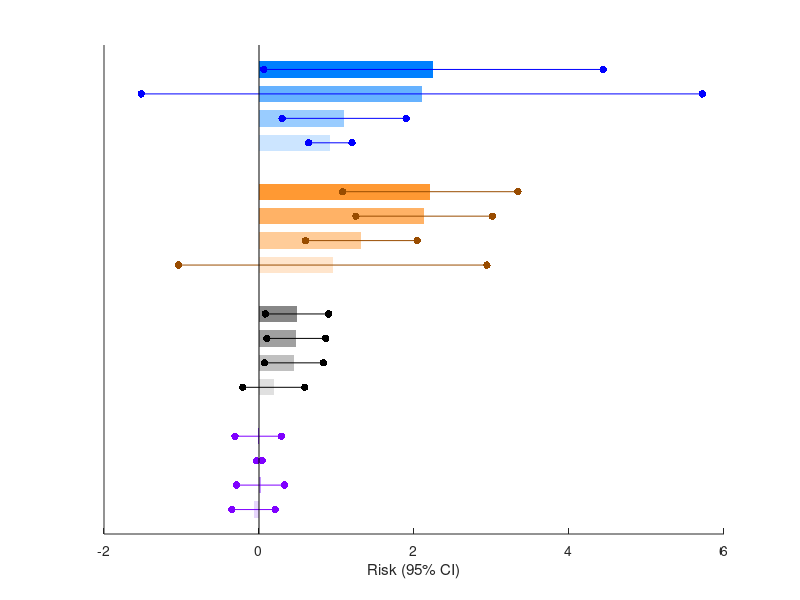

Recreate this plot in MATLAB. (Note: this script raises an error after producing the figure.)
%%

clc
clear
close all
set(0,'defaultfigurecolor','w')

figure_fontsize=18;

yy=-[2
     3.5
     5
     6.5
     
     8.5+1
     10+1
     11.5+1
     13+1
     
     15+2
     16.5+2
     18+2
     19.5+2
     
     21.5+3
     23+3
     24.5+3
     26+3];

xx1=[2.25 0.06 4.44
    2.10 -1.52 5.72
    1.10 0.30, 1.90
    0.92 0.64, 1.20
    
    2.21 1.08, 3.34
    2.13 1.25, 3.01
    1.32 0.60, 2.04
    0.95 -1.04, 2.94
    
    0.49 0.08, 0.90
    0.48 0.10, 0.86
    0.45 0.07, 0.83
    0.19 -0.21, 0.59
    
    0.01 -0.31, 0.29
    0.006 -0.03, 0.04
    0.02 -0.29, 0.33
    0.07 -0.35, 0.21];

oo1=[0
    0
    0
    0
    
    0
    0
    0
    0
    
    0
    0
    0
    0
    
    -0.01
    0
    0
    -0.07];

BarColor=[0 128 255
    102 178 255
    153 204 255
    204 229 255
    
    255 153 51
    255 178 102
    255 204 153
    255 229 204
    
    135 135 135
    160 160 160
    192 192 192
    224 224 224
    
    147 64 255
    165 100 255
    195 150 255
    230 213 252]/255;

MarkerColor=[0 0 255
    0 0 255
    0 0 255
    0 0 255
    
    153 76 0
    153 76 0
    153 76 0
    153 76 0
    
    0 0 0
    0 0 0
    0 0 0
    0 0 0
    
    127 0 255
    127 0 255
    127 0 255
    127 0 255]/255;


fig1=figure(1);
for i=1:length(yy)
    rectangle('Position',[oo1(i),yy(i),xx1(i,1),1],'FaceColor',BarColor(i,:),'EdgeColor','none')
    hold on
    scatter(xx1(i,2),yy(i)+0.5,30,MarkerColor(i,:),'o','filled')
    hold on
    scatter(xx1(i,3),yy(i)+0.5,30,MarkerColor(i,:),'o','filled')
    hold on
    linex=[xx1(i,2),xx1(i,3)];
    liney=[yy(i),yy(i)]+0.5;
    plot(linex,liney,'-','color',MarkerColor(i,:))
end
set(gca,'ytick',[],'yticklabel',[])

xref=[0 0];
yref=[0 -30];
plot(xref,yref,'-k')

xlabel('Risk (95% CI)')
fig1.Position = [475 79 286 898];
set(gca,'fontsize',figure_fontsize,'fontname','times new roman')



%%



yy=-[2
     3.5
     5
     6.5
     
     8.5+1
     10+1
     11.5+1
     13+1
     
     15+2
     16.5+2
     18+2
     19.5+2
     
     21.5+3
     23+3
     24.5+3
     26+3];

xx2=[1.70 0.83, 2.57
    1.37 0.37, 2.37
    1.10 0.30, 1.90
    0.92 0.64, 1.20
    
    1.57 1.12, 2.03
    0.92 0.43, 1.41
    0.41 0.11, 0.71
    0.91 0.04, 1.86
    
    0.58 0.31, 0.85
    0.44 0.18, 0.70
    0.23 -0.008, 0.47
    0.09 -0.85, 0.67
    
    0.008 -0.21, 0.23
    0.005 -0.04, 0.05
    0.02 -0.12, 0.16
    0.008 -0.17, 0.19];

oo2=[0
    0
    0
    0
    
    0
    0
    0
    0
    
    0
    0
    0
    -0.09
    
    0
    0
    0
    0];

BarColor=[0 128 255
    102 178 255
    153 204 255
    204 229 255
    
    255 153 51
    255 178 102
    255 204 153
    255 229 204
    
    135 135 135
    160 160 160
    192 192 192
    224 224 224
    
    147 64 255
    165 100 255
    195 150 255
    230 213 252]/255;


fig2=figure(2);
for i=1:length(yy)
    rectangle('Position',[oo2(i),yy(i),xx2(i,1),1],'FaceColor',BarColor(i,:),'EdgeColor','none')
    hold on
    scatter(xx2(i,2),yy(i)+0.5,30,'ok','filled')
    hold on
    scatter(xx2(i,3),yy(i)+0.5,30,'ok','filled')
    hold on
    linex=[xx2(i,2),xx2(i,3)];
    liney=[yy(i),yy(i)]+0.5;
    plot(linex,liney,'-k')
end
set(gca,'ytick',[],'yticklabel',[])

xref=[0 0];
yref=[0 -30];
plot(xref,yref,'-k')
xlim([-2,6])
xlabel('Risk (%)')
fig2.Position = [475 79 286 898];
set(gca,'fontsize',figure_fontsize,'fontname','times new roman')


%%



yy=-[2
     3.5
     5
     6.5
     
     8.5+1
     10+1
     11.5+1
     13+1
     
     15+2
     16.5+2
     18+2
     19.5+2
     
     21.5+3
     23+3
     24.5+3
     26+3];

xx3=[0.14 -0.26, 0.54
    0.38 -0.007, 0.77
    0.48 -0.11, 1.07
    0.60 -0.13, 1.33
    
    0.13 -0.49, 0.23
    0.38 -0.004, 0.76
    0.53 -0.07, 1.13
    0.22 -0.13, 0.57
    
    0.24 -0.10, 0.58
    0.33 -0.05, 0.71
    0.21 -0.13, 0.55
    0.12 -0.13, 0.37
    
    0.12 -0.20, 0.44
    0.009 -0.22, 0.24
    0.01 -0.14, 0.12
    0.015 -0.014, 0.044];

oo3=[0
    0
    0
    0
    
    -0.13
    0
    0
    0
    
    0
    0
    0
    0
    
    0
    0
    0
    0];

BarColor=[0 128 255
    102 178 255
    153 204 255
    204 229 255
    
    255 153 51
    255 178 102
    255 204 153
    255 229 204
    
    135 135 135
    160 160 160
    192 192 192
    224 224 224
    
    147 64 255
    165 100 255
    195 150 255
    230 213 252]/255;


fig3=figure(3);
for i=1:length(yy)
    rectangle('Position',[oo3(i),yy(i),xx3(i,1),1],'FaceColor',BarColor(i,:),'EdgeColor','none')
    hold on
    scatter(xx3(i,2),yy(i)+0.5,30,'ok','filled')
    hold on
    scatter(xx3(i,3),yy(i)+0.5,30,'ok','filled')
    hold on
    linex=[xx3(i,2),xx3(i,3)];
    liney=[yy(i),yy(i)]+0.5;
    plot(linex,liney,'-k')
end
set(gca,'ytick',[],'yticklabel',[])

xref=[0 0];
yref=[0 -30];
plot(xref,yref,'-k')
xlim([-2,6])
xlabel('Risk (%)')
fig3.Position = [475 79 286 898];
set(gca,'fontsize',figure_fontsize,'fontname','times new roman')

%%



yy=-[2
     3.5
     5
     6.5
     
     8.5+1
     10+1
     11.5+1
     13+1
     
     15+2
     16.5+2
     18+2
     19.5+2
     
     21.5+3
     23+3
     24.5+3
     26+3];

xx4=[1.26 -0.71, 3.23
    1.58 -1.96, 5.12
    0.93 -0.97, 2.83
    1.42 1.11, 1.73
    
    1.13 -0.63, 2.89
    0.44 -0.67, 1.55
    1.07 0.98, 1.16
    1.08 0.15, 2.01
    
    0.23 -0.34, 0.80
    0.23 -0.07, 0.53
    0.28 0.10, 0.46
    0.09 -0.05, 0.23
    
    0.04 -0.44, 0.52
    0.003 -0.11, 0.12
    0.02 0.01, 0.03
    0.02 -0.36, 0.32];

oo4=[0
    0
    0
    0
    
    0
    0
    0
    0
    
    0
    0
    0
    0
    
    0
    0
    0
    -0.02];

BarColor=[0 128 255
    102 178 255
    153 204 255
    204 229 255
    
    255 153 51
    255 178 102
    255 204 153
    255 229 204
    
    135 135 135
    160 160 160
    192 192 192
    224 224 224
    
    147 64 255
    165 100 255
    195 150 255
    230 213 252]/255;


fig4=figure(4);
for i=1:length(yy)
    rectangle('Position',[oo4(i),yy(i),xx4(i,1),1],'FaceColor',BarColor(i,:),'EdgeColor','none')
    hold on
    scatter(xx4(i,2),yy(i)+0.5,30,'ok','filled')
    hold on
    scatter(xx4(i,3),yy(i)+0.5,30,'ok','filled')
    hold on
    linex=[xx4(i,2),xx4(i,3)];
    liney=[yy(i),yy(i)]+0.5;
    plot(linex,liney,'-k')
end
set(gca,'ytick',[],'yticklabel',[])

xref=[0 0];
yref=[0 -30];
plot(xref,yref,'-k')
xlim([-2,6])
xlabel('Risk (%)')
fig4.Position = [475 79 286 898];
set(gca,'fontsize',figure_fontsize,'fontname','times new roman')





fig5=figure(5)
fig5.Position = [475 79 1500 898];
[ha,pos]=tight_subplot(1,4,[0.1 0.1],[0.1 0.1],[0.1,0.1])

axes(ha(2))

for i=1:length(yy)
    rectangle('Position',[oo1(i),yy(i),xx1(i,1),1],'FaceColor',BarColor(i,:),'EdgeColor','none')
    hold on
    scatter(xx1(i,2),yy(i)+0.5,30,MarkerColor(i,:),'o','filled')
    hold on
    scatter(xx1(i,3),yy(i)+0.5,30,MarkerColor(i,:),'o','filled')
    hold on
    linex=[xx1(i,2),xx1(i,3)];
    liney=[yy(i),yy(i)]+0.5;
    plot(linex,liney,'-','color',MarkerColor(i,:))
end
xlim([-2 6])
ylim([-30 0])
set(gca,'ytick',[],'yticklabel',[])
set(gca,'xtick',[-2:2:6],'xticklabel',[-2:2:6])
%xref=[0 0];
%yref=[0 -30];
%plot(xref,yref,'-k')

xlim([-2 6])

xlabel('Risk (95% CI)')
set(gca,'fontsize',figure_fontsize,'fontname','times new roman')

axes(ha(3))

for i=1:length(yy)
    rectangle('Position',[oo2(i),yy(i),xx2(i,1),1],'FaceColor',BarColor(i,:),'EdgeColor','none')
    hold on
    scatter(xx2(i,2),yy(i)+0.5,30,MarkerColor(i,:),'o','filled')
    hold on
    scatter(xx2(i,3),yy(i)+0.5,30,MarkerColor(i,:),'o','filled')
    hold on
    linex=[xx2(i,2),xx2(i,3)];
    liney=[yy(i),yy(i)]+0.5;
    plot(linex,liney,'-','color',MarkerColor(i,:))
end
set(gca,'ytick',[],'yticklabel',[])
set(gca,'xtick',[-2:2:6],'xticklabel',[-2:2:6])
xref=[0 0];
%yref=[0 -30];
%plot(xref,yref,'-k')
xlim([-2,6])
xlabel('Risk (95% CI)')

set(gca,'fontsize',figure_fontsize,'fontname','times new roman')


axes(ha(4))

for i=1:length(yy)
    rectangle('Position',[oo3(i),yy(i),xx3(i,1),1],'FaceColor',BarColor(i,:),'EdgeColor','none')
    hold on
    scatter(xx3(i,2),yy(i)+0.5,30,MarkerColor(i,:),'o','filled')
    hold on
    scatter(xx3(i,3),yy(i)+0.5,30,MarkerColor(i,:),'o','filled')
    hold on
    linex=[xx3(i,2),xx3(i,3)];
    liney=[yy(i),yy(i)]+0.5;
    plot(linex,liney,'-','color',MarkerColor(i,:))
end
set(gca,'ytick',[],'yticklabel',[])
set(gca,'xtick',[-2:2:6],'xticklabel',[-2:2:6])
%xref=[0 0];
%yref=[0 -30];
%plot(xref,yref,'-k')
xlim([-2,6])
xlabel('Risk (95% CI)')

set(gca,'fontsize',figure_fontsize,'fontname','times new roman')

axes(ha(1))

for i=1:length(yy)
    rectangle('Position',[oo4(i),yy(i),xx4(i,1),1],'FaceColor',BarColor(i,:),'EdgeColor','none')
    hold on
    scatter(xx4(i,2),yy(i)+0.5,30,MarkerColor(i,:),'o','filled')
    hold on
    scatter(xx4(i,3),yy(i)+0.5,30,MarkerColor(i,:),'o','filled')
    hold on
    linex=[xx4(i,2),xx4(i,3)];
    liney=[yy(i),yy(i)]+0.5;
    plot(linex,liney,'-','color',MarkerColor(i,:))
end
set(gca,'ytick',[],'yticklabel',[])
set(gca,'xtick',[-2:2:6],'xticklabel',[-2:2:6])
%xref=[0 0];
%yref=[0 -30];
%plot(xref,yref,'-k')
xlim([-2,6])
xlabel('Risk (95% CI)')

set(gca,'fontsize',figure_fontsize,'fontname','times new roman')


%%
fig6=figure(6)

fig6.Position = [475 79 1500 898];

[ha,pos]=tight_subplot(1,1,[0.1 0.1],[0.1 0.1],[0.1,0.1])



fontsize=18;

ylim([-30 0])
xlim([-3 30])

text(10.2,0.5,'Risk (95% CI)','fontsize',figure_fontsize,'fontweight','bold','fontname','times new roman','color','k','rotation',0)
text(15.2,0.5,'Risk (95% CI)','fontsize',figure_fontsize,'fontweight','bold','fontname','times new roman','color','k','rotation',0)
text(20.2,0.5,'Risk (95% CI)','fontsize',figure_fontsize,'fontweight','bold','fontname','times new roman','color','k','rotation',0)
text(25.2,0.5,'Risk (95% CI)','fontsize',figure_fontsize,'fontweight','bold','fontname','times new roman','color','k','rotation',0)

yy=yy+0.5

text(-1,yy(4)+0.16,'Chronic IHD','fontsize',figure_fontsize,'fontweight','bold','fontname','times new roman','color','k','rotation',90)
text(-1,yy(8)+1.12,'Angina','fontsize',figure_fontsize,'fontweight','bold','fontname','times new roman','color','k','rotation',90)
text(-1,yy(12)+1.77,'MI','fontsize',figure_fontsize,'fontweight','bold','fontname','times new roman','color','k','rotation',90)
text(-1,yy(16)+1.14,'Others','fontsize',figure_fontsize,'fontweight','bold','fontname','times new roman','color','k','rotation',90)



text(0,yy(1),'Pure hot spell','fontsize',figure_fontsize,'fontname','times new roman','color','k','rotation',0)
text(0,yy(2),'Compound event (shower/light rain)','fontsize',figure_fontsize,'fontname','times new roman','color','k','rotation',0)
text(0,yy(3),'Compound event (moderate rain)','fontsize',figure_fontsize,'fontname','times new roman','color','k','rotation',0)
text(0,yy(4),'Extreme precipitation','fontsize',figure_fontsize,'fontname','times new roman','color','k','rotation',0)


text(0,yy(5),'Pure hot spell','fontsize',figure_fontsize,'fontname','times new roman','color','k','rotation',0)
text(0,yy(6),'Compound event (shower/light rain)','fontsize',figure_fontsize,'fontname','times new roman','color','k','rotation',0)
text(0,yy(7),'Compound event (moderate rain)','fontsize',figure_fontsize,'fontname','times new roman','color','k','rotation',0)
text(0,yy(8),'Extreme precipitation','fontsize',figure_fontsize,'fontname','times new roman','color','k','rotation',0)

text(0,yy(9),'Pure hot spell','fontsize',figure_fontsize,'fontname','times new roman','color','k','rotation',0)
text(0,yy(10),'Compound event (shower/light rain)','fontsize',figure_fontsize,'fontname','times new roman','color','k','rotation',0)
text(0,yy(11),'Compound event (moderate rain)','fontsize',figure_fontsize,'fontname','times new roman','color','k','rotation',0)
text(0,yy(12),'Extreme precipitation','fontsize',figure_fontsize,'fontname','times new roman','color','k','rotation',0)

text(0,yy(13),'Pure hot spell','fontsize',figure_fontsize,'fontname','times new roman','color','k','rotation',0)
text(0,yy(14),'Compound event (shower/light rain)','fontsize',figure_fontsize,'fontname','times new roman','color','k','rotation',0)
text(0,yy(15),'Compound event (moderate rain)','fontsize',figure_fontsize,'fontname','times new roman','color','k','rotation',0)
text(0,yy(16),'Extreme precipitation','fontsize',figure_fontsize,'fontname','times new roman','color','k','rotation',0)

% Pre-Warning

text(10,yy(1),'1.26 (-0.71, 3.23)','fontsize',figure_fontsize,'fontname','times new roman','color','k','rotation',0)
text(10,yy(2),'1.58 (-1.96, 5.12)','fontsize',figure_fontsize,'fontname','times new roman','color','k','rotation',0)
text(10,yy(3),'0.93 (-0.97, 2.83)','fontsize',figure_fontsize,'fontname','times new roman','color','k','rotation',0)
text(10,yy(4),'1.42 (1.11, 1.73)','fontsize',figure_fontsize,'fontname','times new roman','color','k','rotation',0)


text(10,yy(5),'1.13 (-0.63, 2.89)','fontsize',figure_fontsize,'fontname','times new roman','color','k','rotation',0)
text(10,yy(6),'0.44 (-0.67, 1.55)','fontsize',figure_fontsize,'fontname','times new roman','color','k','rotation',0)
text(10,yy(7),'1.07 (0.98, 1.16)','fontsize',figure_fontsize,'fontname','times new roman','color','k','rotation',0)
text(10,yy(8),'1.08 (0.15, 2.01)','fontsize',figure_fontsize,'fontname','times new roman','color','k','rotation',0)

text(10,yy(9),'0.23 (-0.34, 0.80)','fontsize',figure_fontsize,'fontname','times new roman','color','k','rotation',0)
text(10,yy(10),'0.23 (-0.07, 0.53)','fontsize',figure_fontsize,'fontname','times new roman','color','k','rotation',0)
text(10,yy(11),'0.28 (0.10, 0.46)','fontsize',figure_fontsize,'fontname','times new roman','color','k','rotation',0)
text(10,yy(12),'0.09 (-0.05, 0.23)','fontsize',figure_fontsize,'fontname','times new roman','color','k','rotation',0)

text(10,yy(13),'0.04 (-0.44, 0.52)','fontsize',figure_fontsize,'fontname','times new roman','color','k','rotation',0)
text(10,yy(14),'0.003 (-0.11, 0.12)','fontsize',figure_fontsize,'fontname','times new roman','color','k','rotation',0)
text(10,yy(15),'0.02 (0.01, 0.03)','fontsize',figure_fontsize,'fontname','times new roman','color','k','rotation',0)
text(10,yy(16),'-0.02 (-0.36, 0.32)','fontsize',figure_fontsize,'fontname','times new roman','color','k','rotation',0)

% Pre-Post 1week

ss=1.5;
text(10*ss,yy(1),'2.25 (0.06, 4.44)','fontsize',figure_fontsize,'fontname','times new roman','color','k','rotation',0)
text(10*ss,yy(2),'2.10 (-1.52, 5.72)','fontsize',figure_fontsize,'fontname','times new roman','color','k','rotation',0)
text(10*ss,yy(3),'1.10 (0.30, 1.90)','fontsize',figure_fontsize,'fontname','times new roman','color','k','rotation',0)
text(10*ss,yy(4),'0.92 (0.64, 1.20)','fontsize',figure_fontsize,'fontname','times new roman','color','k','rotation',0)


text(10*ss,yy(5),'2.21 (1.08, 3.34)','fontsize',figure_fontsize,'fontname','times new roman','color','k','rotation',0)
text(10*ss,yy(6),'2.13 (1.25, 3.01)','fontsize',figure_fontsize,'fontname','times new roman','color','k','rotation',0)
text(10*ss,yy(7),'1.32 (0.60, 2.04)','fontsize',figure_fontsize,'fontname','times new roman','color','k','rotation',0)
text(10*ss,yy(8),'0.95 (-1.04, 2.94)','fontsize',figure_fontsize,'fontname','times new roman','color','k','rotation',0)

text(10*ss,yy(9),'0.49 (0.08, 0.90)','fontsize',figure_fontsize,'fontname','times new roman','color','k','rotation',0)
text(10*ss,yy(10),'0.48 (0.10, 0.86)','fontsize',figure_fontsize,'fontname','times new roman','color','k','rotation',0)
text(10*ss,yy(11),'0.45 (0.07, 0.83)','fontsize',figure_fontsize,'fontname','times new roman','color','k','rotation',0)
text(10*ss,yy(12),'0.19 (-0.21, 0.59)','fontsize',figure_fontsize,'fontname','times new roman','color','k','rotation',0)

text(10*ss,yy(13),'-0.01(-0.31, 0.29)','fontsize',figure_fontsize,'fontname','times new roman','color','k','rotation',0)
text(10*ss,yy(14),'0.006 (-0.03, 0.04)','fontsize',figure_fontsize,'fontname','times new roman','color','k','rotation',0)
text(10*ss,yy(15),'0.02 (-0.29, 0.33)','fontsize',figure_fontsize,'fontname','times new roman','color','k','rotation',0)
text(10*ss,yy(16),'-0.07 (-0.35, 0.21)','fontsize',figure_fontsize,'fontname','times new roman','color','k','rotation',0)

% Pre-Post 2week

ss=2;
text(10*ss,yy(1),'1.70 (0.83, 2.57)','fontsize',figure_fontsize,'fontname','times new roman','color','k','rotation',0)
text(10*ss,yy(2),'1.37 (0.37, 2.37)','fontsize',figure_fontsize,'fontname','times new roman','color','k','rotation',0)
text(10*ss,yy(3),'1.04 (0.25, 1.83)','fontsize',figure_fontsize,'fontname','times new roman','color','k','rotation',0)
text(10*ss,yy(4),'0.84 (0.24, 1.44)','fontsize',figure_fontsize,'fontname','times new roman','color','k','rotation',0)


text(10*ss,yy(5),'1.57 (1.12, 2.03)','fontsize',figure_fontsize,'fontname','times new roman','color','k','rotation',0)
text(10*ss,yy(6),'0.92 (0.43, 1.41)','fontsize',figure_fontsize,'fontname','times new roman','color','k','rotation',0)
text(10*ss,yy(7),'0.41 (0.11, 0.71)','fontsize',figure_fontsize,'fontname','times new roman','color','k','rotation',0)
text(10*ss,yy(8),'0.91 (0.04, 1.86)','fontsize',figure_fontsize,'fontname','times new roman','color','k','rotation',0)

text(10*ss,yy(9),'0.58 (0.31, 0.85)','fontsize',figure_fontsize,'fontname','times new roman','color','k','rotation',0)
text(10*ss,yy(10),'0.44 (0.18, 0.70)','fontsize',figure_fontsize,'fontname','times new roman','color','k','rotation',0)
text(10*ss,yy(11),'0.23 (-0.008, 0.47)','fontsize',figure_fontsize,'fontname','times new roman','color','k','rotation',0)
text(10*ss,yy(12),'-0.09 (-0.85, 0.67)','fontsize',figure_fontsize,'fontname','times new roman','color','k','rotation',0)

text(10*ss,yy(13),'0.008 (-0.21, 0.23)','fontsize',figure_fontsize,'fontname','times new roman','color','k','rotation',0)
text(10*ss,yy(14),'0.005 (-0.04, 0.05)','fontsize',figure_fontsize,'fontname','times new roman','color','k','rotation',0)
text(10*ss,yy(15),'0.02 (-0.12, 0.16)','fontsize',figure_fontsize,'fontname','times new roman','color','k','rotation',0)
text(10*ss,yy(16),'0.008 (-0.17, 0.19)','fontsize',figure_fontsize,'fontname','times new roman','color','k','rotation',0)

% Pre-Post 3week

ss=2.5;
text(10*ss,yy(1),'0.14 (-0.26, 0.54)','fontsize',figure_fontsize,'fontname','times new roman','color','k','rotation',0)
text(10*ss,yy(2),'0.38 (-0.007, 0.77)','fontsize',figure_fontsize,'fontname','times new roman','color','k','rotation',0)
text(10*ss,yy(3),'0.48 (-0.11, 1.07)','fontsize',figure_fontsize,'fontname','times new roman','color','k','rotation',0)
text(10*ss,yy(4),'0.60 (-0.13, 1.33)','fontsize',figure_fontsize,'fontname','times new roman','color','k','rotation',0)


text(10*ss,yy(5),'-0.13 (-0.49, 0.23)','fontsize',figure_fontsize,'fontname','times new roman','color','k','rotation',0)
text(10*ss,yy(6),'0.38 (-0.004, 0.76)','fontsize',figure_fontsize,'fontname','times new roman','color','k','rotation',0)
text(10*ss,yy(7),'0.53 (-0.07, 1.13)','fontsize',figure_fontsize,'fontname','times new roman','color','k','rotation',0)
text(10*ss,yy(8),'0.22 (-0.13, 0.57)','fontsize',figure_fontsize,'fontname','times new roman','color','k','rotation',0)

text(10*ss,yy(9),'0.24 (-0.10, 0.58)','fontsize',figure_fontsize,'fontname','times new roman','color','k','rotation',0)
text(10*ss,yy(10),'0.33 (-0.05, 0.71)','fontsize',figure_fontsize,'fontname','times new roman','color','k','rotation',0)
text(10*ss,yy(11),'0.21 (-0.13, 0.55)','fontsize',figure_fontsize,'fontname','times new roman','color','k','rotation',0)
text(10*ss,yy(12),'0.12 (-0.13, 0.37)','fontsize',figure_fontsize,'fontname','times new roman','color','k','rotation',0)

text(10*ss,yy(13),'0.12 (-0.20, 0.44)','fontsize',figure_fontsize,'fontname','times new roman','color','k','rotation',0)
text(10*ss,yy(14),'0.009 (-0.22, 0.24)','fontsize',figure_fontsize,'fontname','times new roman','color','k','rotation',0)
text(10*ss,yy(15),'0.01 (-0.14, 0.12)','fontsize',figure_fontsize,'fontname','times new roman','color','k','rotation',0)
text(10*ss,yy(16),'0.015 (-0.014, 0.044)','fontsize',figure_fontsize,'fontname','times new roman','color','k','rotation',0)


xlabel('Risk (95% CI)')

set(gca,'fontsize',figure_fontsize,'fontname','times new roman')
